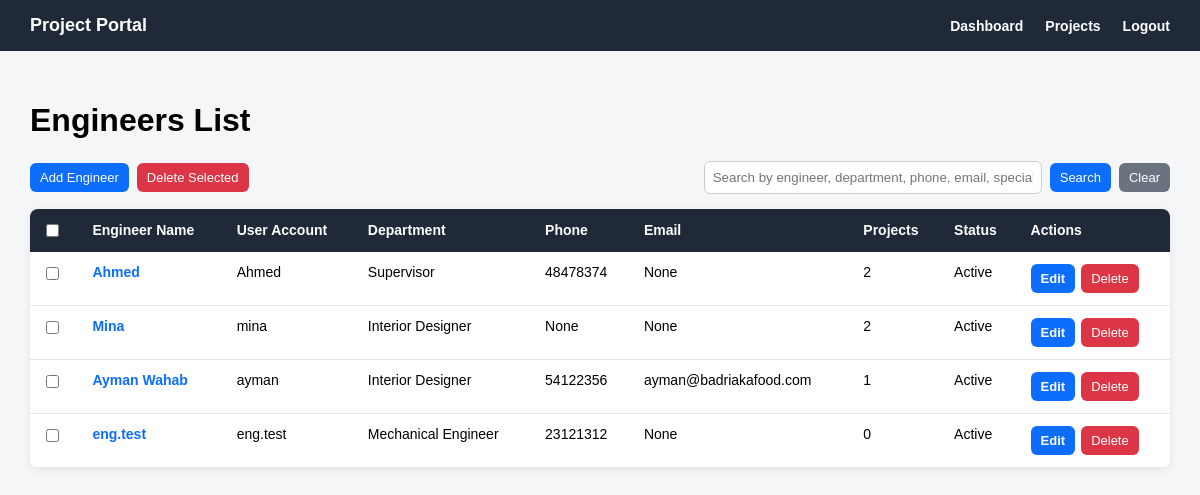
The app's page /engineers/ (signed in), older data.
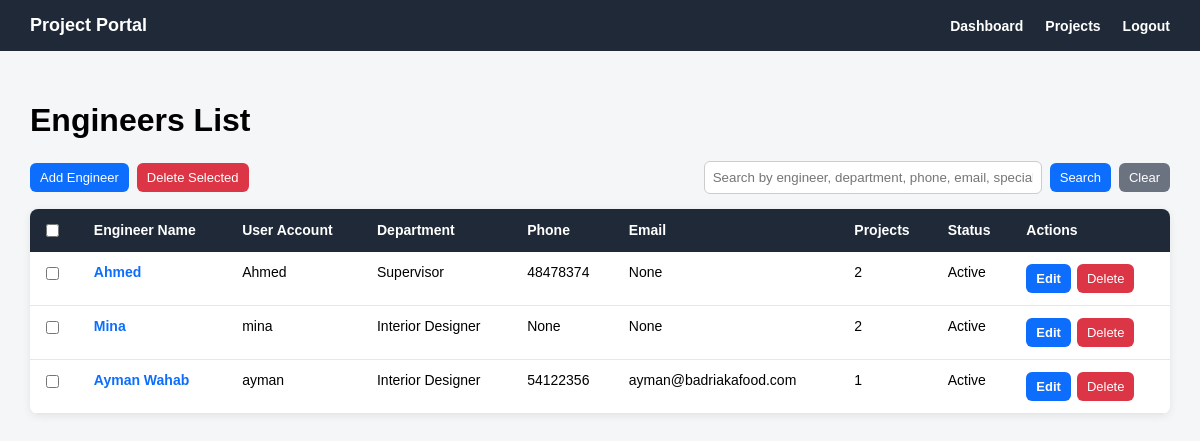
The same page, newer data.
### engineers/models.py (models this page shows, shortened)
class Engineer(models.Model):
    class Department(models.TextChoices):
        INTERIOR_DESIGNER = 'INTERIOR_DESIGNER', 'Interior Designer'
        MECHANICAL_ENGINEER = 'MECHANICAL_ENGINEER', 'Mechanical Engineer'
        ELECTRICAL_ENGINEER = 'ELECTRICAL_ENGINEER', 'Electrical Engineer'
        SUPERVISOR = 'SUPERVISOR', 'Supervisor'
        ARCHITECT = 'ARCHITECT', 'Architect'
    user = models.OneToOneField(
        settings.AUTH_USER_MODEL,
        on_delete=models.CASCADE,
        related_name='engineer_profile'
    )
    engineer_name = models.CharField(max_length=150)
    department = models.CharField(
        max_length=50,
        choices=Department.choices,
        blank=True,
        null=True
    )
    phone = models.CharField(max_length=30, blank=True, null=True)
    email = models.EmailField(blank=True, null=True)
    specialization = models.CharField(max_length=150, blank=True, null=True)
    is_active = models.BooleanField(default=True)
    created_at = models.DateTimeField(auto_now_add=True)

### accounts/models.py (models this page shows)
class User(AbstractUser):
    class Role(models.TextChoices):
        ADMIN = 'ADMIN', 'Admin'
        ENGINEER = 'ENGINEER', 'Engineer'
        CLIENT = 'CLIENT', 'Client'
    role = models.CharField(
        max_length=20,
        choices=Role.choices,
        default=Role.CLIENT
    )

### engineers/views.py (the view, shortened to what this page needs)
# urls.py: path('', engineer_list_view, name='engineer_list'),
@login_required
def engineer_list_view(request):
    if request.user.role != 'ADMIN':
        engineers = Engineer.objects.none()
    else:
        engineers = Engineer.objects.all()
    search_query = request.GET.get('q')
    return render(request, 'engineers/engineer_list.html', {
        'engineers': engineers,
        'search_query': search_query,
    })

### templates/engineers/engineer_list.html (shortened to what the changed rows need)
{% extends 'base.html' %}
{% block content %}
<div class="page-header">
    <h1>Engineers List</h1>
</div>
{% if engineers %}
    <table class="engineers-table">
        <tr>
            {% if request.user.role == 'ADMIN' %}
                <th>
                    <input type="checkbox" onclick="toggleEngineerCheckboxes(this)">
                </th>
            {% endif %}
            <th>Engineer Name</th>
            <th>User Account</th>
            <th>Department</th>
            <th>Phone</th>
            <th>Email</th>
            <th>Projects</th>
            <th>Status</th>
            {% if request.user.role == 'ADMIN' %}
                <th>Actions</th>
            {% endif %}
        </tr>
        {% for engineer in engineers %}
            <tr>
                {% if request.user.role == 'ADMIN' %}
                    <td>
                        <input type="checkbox"
                               name="selected_engineers"
                               value="{{ engineer.pk }}"
                               form="bulkDeleteEngineersForm">
                    </td>
                {% endif %}
                <td>
                    <a href="{% url 'engineers:engineer_detail' engineer.pk %}">
                        {{ engineer.engineer_name }}
                    </a>
                </td>
                <td>{{ engineer.user.username }}</td>
                <td>
                    {% if engineer.department %}
                        {{ engineer.get_department_display }}
                    {% else %}
                        Not assigned
                    {% endif %}
                </td>
                <td>{{ engineer.phone }}</td>
                <td>{{ engineer.email }}</td>
                <td>{{ engineer.projects.count }}</td>
                <td>
                    {% if engineer.is_active %}
                        Active
                    {% else %}
                        Inactive
                    {% endif %}
                </td>
                {% if request.user.role == 'ADMIN' %}
                    <td>
                        <div class="table-actions">
                            <a href="{% url 'engineers:engineer_edit' engineer.pk %}" class="btn btn-primary">
                                Edit
                            </a>
                            <form method="post"
                                  action="{% url 'engineers:engineer_delete' engineer.pk %}"
                                  style="margin: 0;"
                                  onsubmit="return confirm('Are you sure you want to delete this engineer? This may affect projects assigned to this engineer.');">
                                <button type="submit" class="btn btn-danger">
                                    Delete
                                </button>
                            </form>
                        </div>
                    </td>
                {% endif %}
            </tr>
        {% endfor %}
    </table>
{% endif %}
{% endblock %}

Row changes from the older to the newer data that the page shows:
removed Engineer: engineer_name "eng.test", user.username "eng.test", department "Mechanical Engineer", phone "23121312", email "None", projects.count "0", is_active "Active"
